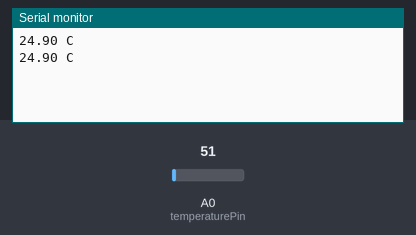
A sketch run on a simulated Arduino Uno, built with avr-gcc and run on an emulated ATmega328P. On the bench: the last lines printed to the serial monitor. The inputs (shaded band) are chosen by the test bench; at power-on: A0 (temperaturePin) = 51.

Above: at 1.8 s.
1.9 s: A0 (temperaturePin) set to 61
At 2.6 s:
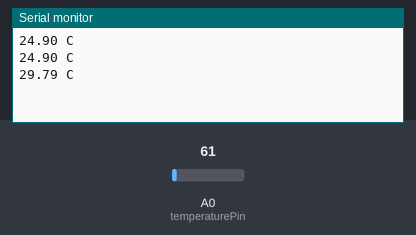
3.4 s: A0 (temperaturePin) set to 71
At 4.8 s:
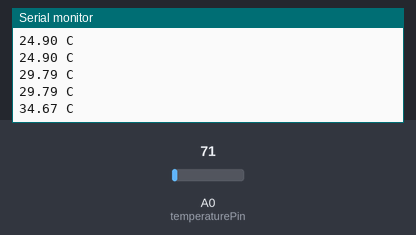
Timing chart, 0 to 6.4 s (numbered marks = the images above; inputs shaded):
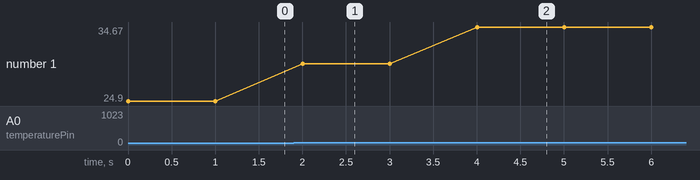

Measured:
- after the input at 1.9 s, the serial monitor: prints a new line after 0.10 s (image 1)
- after the input at 3.4 s, the serial monitor: prints a new line after 0.60 s (image 2)
- plotted number 1: 24.9 → 29.79 after the input at 1.9 s, 29.79 → 34.67 after the input at 3.4 s

The sketch:

Temperature_Sensor.ino
```cpp
/*
LM35D temperature sensor read test
*/

const int temperaturePin = 0;

void setup() {
  Serial.begin(9600);  // 시리얼 통신속도 설정
}

void loop() {
  int reading = analogRead(temperaturePin);  // 센서값 읽어옴

  Serial.print( (5.0 * reading * 100.0) / 1024.0 );  // 센서값(0 ~ 1023) 섭씨온도로 변환(LM35 계산 공식에 의함)
  Serial.println(" C");

  delay(1000);  // 측정 간격 설정 (1000 = 1초)
}
```

CLCD_library.cpp
```cpp
#include "CLCD_library.h"

#include <stdio.h>
#include <string.h>
#include <inttypes.h>
#include "Arduino.h"

// When the display powers up, it is configured as follows:
//
// 1. Display clear
// 2. Function set:
//    DL = 1; 8-bit interface data
//    N = 0; 1-line display
//    F = 0; 5x8 dot character font
// 3. Display on/off control:
//    D = 0; Display off
//    C = 0; Cursor off
//    B = 0; Blinking off
// 4. Entry mode set:
//    I/D = 1; Increment by 1
//    S = 0; No shift
//
// Note, however, that resetting the Arduino doesn't reset the LCD, so we
// can't assume that its in that state when a sketch starts (and the
// LiquidCrystal constructor is called).

LiquidCrystal::LiquidCrystal(uint8_t rs, uint8_t rw, uint8_t enable,
			     uint8_t d0, uint8_t d1, uint8_t d2, uint8_t d3,
			     uint8_t d4, uint8_t d5, uint8_t d6, uint8_t d7)
{
  init(0, rs, rw, enable, d0, d1, d2, d3, d4, d5, d6, d7);
}

LiquidCrystal::LiquidCrystal(uint8_t rs, uint8_t enable,
			     uint8_t d0, uint8_t d1, uint8_t d2, uint8_t d3,
			     uint8_t d4, uint8_t d5, uint8_t d6, uint8_t d7)
{
  init(0, rs, 255, enable, d0, d1, d2, d3, d4, d5, d6, d7);
}

LiquidCrystal::LiquidCrystal(uint8_t rs, uint8_t rw, uint8_t enable,
			     uint8_t d0, uint8_t d1, uint8_t d2, uint8_t d3)
{
  init(1, rs, rw, enable, d0, d1, d2, d3, 0, 0, 0, 0);
}

LiquidCrystal::LiquidCrystal(uint8_t rs,  uint8_t enable,
			     uint8_t d0, uint8_t d1, uint8_t d2, uint8_t d3)
{
  init(1, rs, 255, enable, d0, d1, d2, d3, 0, 0, 0, 0);
}

void LiquidCrystal::init(uint8_t fourbitmode, uint8_t rs, uint8_t rw, uint8_t enable,
			 uint8_t d0, uint8_t d1, uint8_t d2, uint8_t d3,
			 uint8_t d4, uint8_t d5, uint8_t d6, uint8_t d7)
{
  _rs_pin = rs;
  _rw_pin = rw;
  _enable_pin = enable;

  _data_pins[0] = d0;
  _data_pins[1] = d1;
  _data_pins[2] = d2;
  _data_pins[3] = d3;
  _data_pins[4] = d4;
  _data_pins[5] = d5;
  _data_pins[6] = d6;
  _data_pins[7] = d7;

  pinMode(_rs_pin, OUTPUT);
  // we can save 1 pin by not using RW. Indicate by passing 255 instead of pin#
  if (_rw_pin != 255) {
    pinMode(_rw_pin, OUTPUT);
  }
  pinMode(_enable_pin, OUTPUT);

  if (fourbitmode)
    _displayfunction = LCD_4BITMODE | LCD_1LINE | LCD_5x8DOTS;
  else
    _displayfunction = LCD_8BITMODE | LCD_1LINE | LCD_5x8DOTS;

  begin(16, 1);
}

void LiquidCrystal::begin(uint8_t cols, uint8_t lines, uint8_t dotsize) {
  if (lines > 1) {
    _displayfunction |= LCD_2LINE;
  }
  _numlines = lines;
  _currline = 0;

  // for some 1 line displays you can select a 10 pixel high font
  if ((dotsize != 0) && (lines == 1)) {
    _displayfunction |= LCD_5x10DOTS;
  }

  // SEE PAGE 45/46 FOR INITIALIZATION SPECIFICATION!
  // according to datasheet, we need at least 40ms after power rises above 2.7V
  // before sending commands. Arduino can turn on way befer 4.5V so we'll wait 50
  delayMicroseconds(50000);
  // Now we pull both RS and R/W low to begin commands
  digitalWrite(_rs_pin, LOW);
  digitalWrite(_enable_pin, LOW);
  if (_rw_pin != 255) {
    digitalWrite(_rw_pin, LOW);
  }

  //put the LCD into 4 bit or 8 bit mode
  if (! (_displayfunction & LCD_8BITMODE)) {
    // this is according to the hitachi HD44780 datasheet
    // figure 24, pg 46

    // we start in 8bit mode, try to set 4 bit mode
    write4bits(0x03);
    delayMicroseconds(4500); // wait min 4.1ms

    // second try
    write4bits(0x03);
    delayMicroseconds(4500); // wait min 4.1ms

    // third go!
    write4bits(0x03);
    delayMicroseconds(150);

    // finally, set to 4-bit interface
    write4bits(0x02);
  } else {
    // this is according to the hitachi HD44780 datasheet
    // page 45 figure 23

    // Send function set command sequence
    command(LCD_FUNCTIONSET | _displayfunction);
    delayMicroseconds(4500);  // wait more than 4.1ms

    // second try
    command(LCD_FUNCTIONSET | _displayfunction);
    delayMicroseconds(150);

    // third go
    command(LCD_FUNCTIONSET | _displayfunction);
  }

  // finally, set # lines, font size, etc.
  command(LCD_FUNCTIONSET | _displayfunction);

  // turn the display on with no cursor or blinking default
  _displaycontrol = LCD_DISPLAYON | LCD_CURSOROFF | LCD_BLINKOFF;
  display();

  // clear it off
  clear();

  // Initialize to default text direction (for romance languages)
  _displaymode = LCD_ENTRYLEFT | LCD_ENTRYSHIFTDECREMENT;
  // set the entry mode
  command(LCD_ENTRYMODESET | _displaymode);

}

/********** high level commands, for the user! */
void LiquidCrystal::clear()
{
  command(LCD_CLEARDISPLAY);  // clear display, set cursor position to zero
  delayMicroseconds(2000);  // this command takes a long time!
}

void LiquidCrystal::home()
{
  command(LCD_RETURNHOME);  // set cursor position to zero
  delayMicroseconds(2000);  // this command takes a long time!
}

void LiquidCrystal::setCursor(uint8_t col, uint8_t row)
{
  int row_offsets[] = { 0x00, 0x40, 0x14, 0x54 };
  if ( row >= _numlines ) {
    row = _numlines-1;    // we count rows starting w/0
  }

  command(LCD_SETDDRAMADDR | (col + row_offsets[row]));
}

// Turn the display on/off (quickly)
void LiquidCrystal::noDisplay() {
  _displaycontrol &= ~LCD_DISPLAYON;
  command(LCD_DISPLAYCONTROL | _displaycontrol);
}
void LiquidCrystal::display() {
  _displaycontrol |= LCD_DISPLAYON;
  command(LCD_DISPLAYCONTROL | _displaycontrol);
}

// Turns the underline cursor on/off
void LiquidCrystal::noCursor() {
  _displaycontrol &= ~LCD_CURSORON;
  command(LCD_DISPLAYCONTROL | _displaycontrol);
}
void LiquidCrystal::cursor() {
  _displaycontrol |= LCD_CURSORON;
  command(LCD_DISPLAYCONTROL | _displaycontrol);
}

// Turn on and off the blinking cursor
void LiquidCrystal::noBlink() {
  _displaycontrol &= ~LCD_BLINKON;
  command(LCD_DISPLAYCONTROL | _displaycontrol);
}
void LiquidCrystal::blink() {
  _displaycontrol |= LCD_BLINKON;
  command(LCD_DISPLAYCONTROL | _displaycontrol);
}

// These commands scroll the display without changing the RAM
void LiquidCrystal::scrollDisplayLeft(void) {
  command(LCD_CURSORSHIFT | LCD_DISPLAYMOVE | LCD_MOVELEFT);
}
void LiquidCrystal::scrollDisplayRight(void) {
  command(LCD_CURSORSHIFT | LCD_DISPLAYMOVE | LCD_MOVERIGHT);
}

// This is for text that flows Left to Right
void LiquidCrystal::leftToRight(void) {
  _displaymode |= LCD_ENTRYLEFT;
  command(LCD_ENTRYMODESET | _displaymode);
}

// This is for text that flows Right to Left
void LiquidCrystal::rightToLeft(void) {
  _displaymode &= ~LCD_ENTRYLEFT;
  command(LCD_ENTRYMODESET | _displaymode);
}

// This will 'right justify' text from the cursor
void LiquidCrystal::autoscroll(void) {
  _displaymode |= LCD_ENTRYSHIFTINCREMENT;
  command(LCD_ENTRYMODESET | _displaymode);
}

// This will 'left justify' text from the cursor
void LiquidCrystal::noAutoscroll(void) {
  _displaymode &= ~LCD_ENTRYSHIFTINCREMENT;
  command(LCD_ENTRYMODESET | _displaymode);
}

// Allows us to fill the first 8 CGRAM locations
// with custom characters
void LiquidCrystal::createChar(uint8_t location, uint8_t charmap[]) {
  location &= 0x7; // we only have 8 locations 0-7
  command(LCD_SETCGRAMADDR | (location << 3));
  for (int i=0; i<8; i++) {
    write(charmap[i]);
  }
}

/*********** mid level commands, for sending data/cmds */

inline void LiquidCrystal::command(uint8_t value) {
  send(value, LOW);
}

inline size_t LiquidCrystal::write(uint8_t value) {
  send(value, HIGH);
  return 1; // assume sucess
}

/************ low level data pushing commands **********/

// write either command or data, with automatic 4/8-bit selection
void LiquidCrystal::send(uint8_t value, uint8_t mode) {
  digitalWrite(_rs_pin, mode);

  // if there is a RW pin indicated, set it low to Write
  if (_rw_pin != 255) {
    digitalWrite(_rw_pin, LOW);
  }

  if (_displayfunction & LCD_8BITMODE) {
    write8bits(value);
  } else {
    write4bits(value>>4);
    write4bits(value);
  }
}

void LiquidCrystal::pulseEnable(void) {
  digitalWrite(_enable_pin, LOW);
  delayMicroseconds(1);
  digitalWrite(_enable_pin, HIGH);
  delayMicroseconds(1);    // enable pulse must be >450ns
  digitalWrite(_enable_pin, LOW);
  delayMicroseconds(100);   // commands need > 37us to settle
}

void LiquidCrystal::write4bits(uint8_t value) {
  for (int i = 0; i < 4; i++) {
    pinMode(_data_pins[i], OUTPUT);
    digitalWrite(_data_pins[i], (value >> i) & 0x01);
  }

  pulseEnable();
}

void LiquidCrystal::write8bits(uint8_t value) {
  for (int i = 0; i < 8; i++) {
    pinMode(_data_pins[i], OUTPUT);
    digitalWrite(_data_pins[i], (value >> i) & 0x01);
  }

  pulseEnable();
}
```

CLCD_library.h
```cpp
#ifndef CLCD_library_h
#define CLCD_library_h

#include <inttypes.h>
#include "Print.h"

// commands
#define LCD_CLEARDISPLAY 0x01
#define LCD_RETURNHOME 0x02
#define LCD_ENTRYMODESET 0x04
#define LCD_DISPLAYCONTROL 0x08
#define LCD_CURSORSHIFT 0x10
#define LCD_FUNCTIONSET 0x20
#define LCD_SETCGRAMADDR 0x40
#define LCD_SETDDRAMADDR 0x80

// flags for display entry mode
#define LCD_ENTRYRIGHT 0x00
#define LCD_ENTRYLEFT 0x02
#define LCD_ENTRYSHIFTINCREMENT 0x01
#define LCD_ENTRYSHIFTDECREMENT 0x00

// flags for display on/off control
#define LCD_DISPLAYON 0x04
#define LCD_DISPLAYOFF 0x00
#define LCD_CURSORON 0x02
#define LCD_CURSOROFF 0x00
#define LCD_BLINKON 0x01
#define LCD_BLINKOFF 0x00

// flags for display/cursor shift
#define LCD_DISPLAYMOVE 0x08
#define LCD_CURSORMOVE 0x00
#define LCD_MOVERIGHT 0x04
#define LCD_MOVELEFT 0x00

// flags for function set
#define LCD_8BITMODE 0x10
#define LCD_4BITMODE 0x00
#define LCD_2LINE 0x08
#define LCD_1LINE 0x00
#define LCD_5x10DOTS 0x04
#define LCD_5x8DOTS 0x00

class LiquidCrystal : public Print {
public:
  LiquidCrystal(uint8_t rs, uint8_t enable,
		uint8_t d0, uint8_t d1, uint8_t d2, uint8_t d3,
		uint8_t d4, uint8_t d5, uint8_t d6, uint8_t d7);
  LiquidCrystal(uint8_t rs, uint8_t rw, uint8_t enable,
		uint8_t d0, uint8_t d1, uint8_t d2, uint8_t d3,
		uint8_t d4, uint8_t d5, uint8_t d6, uint8_t d7);
  LiquidCrystal(uint8_t rs, uint8_t rw, uint8_t enable,
		uint8_t d0, uint8_t d1, uint8_t d2, uint8_t d3);
  LiquidCrystal(uint8_t rs, uint8_t enable,
		uint8_t d0, uint8_t d1, uint8_t d2, uint8_t d3);

  void init(uint8_t fourbitmode, uint8_t rs, uint8_t rw, uint8_t enable,
	    uint8_t d0, uint8_t d1, uint8_t d2, uint8_t d3,
	    uint8_t d4, uint8_t d5, uint8_t d6, uint8_t d7);

  void begin(uint8_t cols, uint8_t rows, uint8_t charsize = LCD_5x8DOTS);

  void clear();
  void home();

  void noDisplay();
  void display();
  void noBlink();
  void blink();
  void noCursor();
  void cursor();
  void scrollDisplayLeft();
  void scrollDisplayRight();
  void leftToRight();
  void rightToLeft();
  void autoscroll();
  void noAutoscroll();

  void createChar(uint8_t, uint8_t[]);
  void setCursor(uint8_t, uint8_t);
  virtual size_t write(uint8_t);
  void command(uint8_t);

  using Print::write;
private:
  void send(uint8_t, uint8_t);
  void write4bits(uint8_t);
  void write8bits(uint8_t);
  void pulseEnable();

  uint8_t _rs_pin; // LOW: command.  HIGH: character.
  uint8_t _rw_pin; // LOW: write to LCD.  HIGH: read from LCD.
  uint8_t _enable_pin; // activated by a HIGH pulse.
  uint8_t _data_pins[8];

  uint8_t _displayfunction;
  uint8_t _displaycontrol;
  uint8_t _displaymode;

  uint8_t _initialized;

  uint8_t _numlines,_currline;
};

#endif
```
